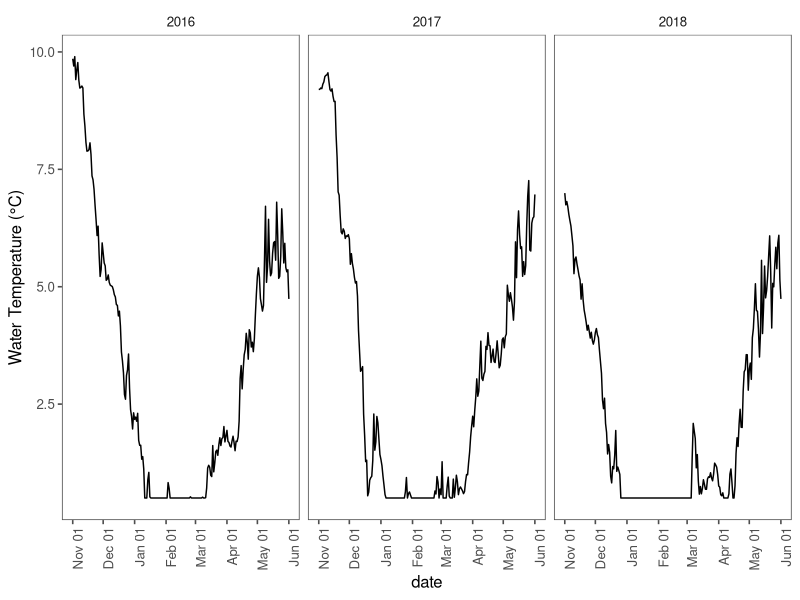

R code for this plot: (Note: this script raises an error after producing the figure.)
#### CLEAR THE ENVIRONMENT FIRST ---------------------------------------------

rm(list = ls(all.names = TRUE))


#### LOAD PACKAGES -----------------------------------------------------------

library(ggplot2)
library(lubridate)
library(ggthemes)
library(dplyr)
library(readxl)
library(gridExtra)
library(grid)
library(cowplot)


#### LOAD TEMPERATURE DATA -----------------------------------------------------------------------

temp.1 <- read_excel("data/lake-superior-apostle-islands/lake-superior-apostle-islands-temperature.xlsx", sheet = "2016")
temp.2 <- read_excel("data/lake-superior-apostle-islands/lake-superior-apostle-islands-temperature.xlsx", sheet = "2017")
temp.3 <- read_excel("data/lake-superior-apostle-islands/lake-superior-apostle-islands-temperature.xlsx", sheet = "2018")

temp.all <- bind_rows(temp.1, temp.2, temp.3) %>% 
  mutate(yday = yday(date))
rm(temp.1, temp.2, temp.3)

## 
ggplot(temp.all, aes(x = date, y = temp.c)) + 
  geom_line() + theme_few() + 
  ylab('Water Temperature (°C)') + 
  scale_x_datetime(date_breaks = "1 month", date_labels =  "%b %d") + 
  theme(axis.text.x = element_text(angle = 90, hjust = 1))  + 
  facet_wrap(~year, scales = "free_x")


#### CALCULATE MEAN SPAWNING DATE ----------------------------------------------------------------

mu.spawn <- read_excel("data/lake-superior-apostle-islands/lake-superior-apostle-islands-spawning.xlsx", sheet = "lake-superior-apostle-spawning") %>% 
  group_by(year) %>% 
  summarize(mu.spawn.date = as.Date(weighted.mean(date, prop.ripe), format = "%Y-%m-%d")) %>% 
  mutate(mu.spawn.yday = yday(mu.spawn.date))


#### CALCULATE MEAN HATCHING DATE ----------------------------------------------------------------

mu.hatch <- read_excel("data/lake-superior-apostle-islands/lake-superior-apostle-islands-hatching.xlsx", sheet = "lake-superior-apostle-hatching") %>% 
  select(year, mu.hatch.date = mean.date) %>% 
  mutate(mu.hatch.yday = yday(mu.hatch.date))


## Filter temp profiles by start and end dates
temp.spawn <- temp.all %>% left_join(mu.spawn) %>%
  group_by(year) %>% 
  filter(yday >= mu.spawn.yday) %>% 
  select(-mu.spawn.yday, -mu.spawn.date)
temp.hatch <- temp.all %>% left_join(mu.hatch) %>% 
  group_by(year) %>% 
  filter(yday <= mu.hatch.yday) %>% 
  select(-mu.hatch.yday, -mu.hatch.date)
temp.inc <- bind_rows(temp.spawn, temp.hatch) %>% arrange(date)

## Find ADD at hatch
temp.ADD <- temp.inc %>% group_by(year) %>% 
  mutate(ADD = cumsum(temp.c)) %>% 
  filter(ADD == max(ADD)) %>% 
  select(date, year, temp.c, ADD)


#### XXXXXXXXX -----------------------
## Polynomial: y = a + bx + cx^2
## Semilog: log10(y) = log10(a) + log10(b)x + log10(c)x^2
## Antilog: 10^(log(y))

## Colby and Brooke
model.CB <- read_excel("data/model-structural-parameters.xlsx", sheet = "coefs") %>% 
  filter(lake == "Pickeral Lake")

## Take antilog from daily semilog output, accumulate across days
model.CB.perc <- temp.all %>% left_join(mu.spawn) %>% 
  group_by(year) %>% 
  filter(date >= mu.spawn.date) %>% 
  mutate(perc.day = (10^(model.CB$a + model.CB$b * temp.c + model.CB$c * temp.c^2))*100,
         perc.cum = cumsum(perc.day)) %>% 
  filter(perc.cum <= 100) %>%
  mutate(ADD = cumsum(temp.c))

model.CB.perc.max <- model.CB.perc %>% group_by(year) %>% 
  filter(perc.cum == max(perc.cum)) %>% 
  select(date, year, temp.c, ADD) %>% 
  mutate(model = "CB")


## Stewart et al. 2021
model.superior <- read_excel("data/model-structural-parameters.xlsx", sheet = "coefs") %>% 
  filter(lake == "Lake Superior")

## Take antilog from daily semilog output, accumulate across days
model.ST.perc <- temp.all %>% left_join(mu.spawn) %>% 
  group_by(year) %>% 
  filter(date >= mu.spawn.date) %>% 
  mutate(perc.day = (10^(model.ST$a + model.ST$b * temp.c + model.ST$c * temp.c^2))*100,
         perc.cum = cumsum(perc.day),) %>% 
  filter(perc.cum <= 100) %>%
  mutate(ADD = cumsum(temp.c))

model.ST.perc.max <- model.ST.perc %>% group_by(year) %>% 
  filter(perc.cum == max(perc.cum)) %>% 
  select(date, year, temp.c, ADD) %>% 
  mutate(model = "ST")


#### COMBINE ALL MODEL HATCHING ESTIMATES --------------------------------------------------------

model.hatching.all <- temp.ADD %>% 
  mutate(model = "EP") %>% 
  bind_rows(., model.ST.perc.max, model.CB.perc.max) %>% 
  mutate(model = factor(model, ordered = TRUE, levels = c("EP", "ST", "CB")),
         jday = yday(date))


#### VISUALIZATIONS ------------------------------------------------------------------------------

ggplot(temp.all, aes(x = date, y = temp.c)) + 
  geom_line(size = 0.8) +
  geom_vline(data = data.frame(year = unique(temp.all$year), 
                               date = temp.inc %>% group_by(year) %>% slice(1) %>% pull(date)),
             aes(xintercept = date), color = "gray25", linetype = "dashed", show.legend = FALSE) +
  geom_point(data = model.hatching.all, aes(x = as.POSIXct(date), y = temp.c, fill = model, shape = model), size = 3) +
  scale_shape_manual("", values = c(21, 22, 23),
                    labels = c("Observed Hatching  ", "Stewart et al., 2021  ", "Colby & Brooke, 1973")) +
  scale_fill_manual("", values = c("lightsalmon", "cornflowerblue", "forestgreen"),
                    labels = c("Observed Hatching  ", "Stewart et al., 2021  ", "Colby & Brooke, 1973")) +
  scale_x_datetime(date_breaks = "1 month", date_labels =  "%b %d") + 
  labs(y = "Water Temperature (°C)") + 
  theme_few() + 
  theme(axis.text.x = element_text(angle = 45, hjust = 1),
        axis.text = element_text(size = 12),
        axis.title.y = element_text(size = 15),
        axis.title.x = element_blank(),
        legend.position = "top", 
        legend.text = element_text(size = 15),
        strip.text = element_text(size = 12),
        panel.spacing = unit(1, "lines")) + 
  facet_wrap(~year, scales = "free_x")

ggsave("figures/lake-superior-apostle-islands/lake-superior-apostle-islands-model-comparison-temp-alpha85.33.png", height = 6.5, width = 14, dpi = 300)


plot.add <- ggplot(model.hatching.all, aes(x = factor(year), y = ADD, group = model)) +
  geom_point(aes(fill = model, shape = model), size = 3) + 
  scale_shape_manual("", values = c(21, 22, 23),
                     labels = c("Observed Hatching  ", "Stewart et al., 2021  ", "Colby & Brooke, 1973")) +
  scale_fill_manual("", values = c("lightsalmon", "cornflowerblue", "forestgreen"),
                    labels = c("Observed Hatching  ", "Stewart et al., 2021  ", "Colby & Brooke, 1973")) +
  labs(y = "Degree-days") +
  theme_few() + 
  theme(axis.text.x = element_text(angle = 45, hjust = 1),
        axis.text = element_text(size = 12),
        axis.title.y = element_text(size = 15),
        axis.title.x = element_blank(),
        legend.position = "top", 
        legend.text = element_text(size = 15),
        strip.text = element_text(size = 12),
        panel.spacing = unit(1, "lines"))

plot.date <- ggplot(model.hatching.all, aes(x = factor(year), y = jday, group = model)) +
  geom_point(aes(fill = model, shape = model), size = 3) + 
  scale_shape_manual("", values = c(21, 22, 23),
                     labels = c("Observed Hatching  ", "Stewart et al., 2021  ", "Colby & Brooke, 1973")) +
  scale_fill_manual("", values = c("lightsalmon", "cornflowerblue", "forestgreen"),
                    labels = c("Observed Hatching  ", "Stewart et al., 2021  ", "Colby & Brooke, 1973")) +
  labs(y = "Julian Date") +
  theme_few() + 
  theme(axis.text.x = element_text(angle = 45, hjust = 1),
        axis.text = element_text(size = 12),
        axis.title.y = element_text(size = 15),
        axis.title.x = element_blank(),
        legend.position = "top", 
        legend.text = element_text(size = 15),
        strip.text = element_text(size = 12),
        panel.spacing = unit(1, "lines"))

## Combine all figures
plot.all <- grid.arrange(
  arrangeGrob(get_legend(plot.add),
              nrow = 1,
              ncol = 1),
  arrangeGrob(
    arrangeGrob(plot.add + theme(legend.position = "none", axis.title.x = element_blank()),
                nrow = 1),
    arrangeGrob(plot.date + theme(legend.position = "none", axis.title.x = element_blank()), 
                nrow = 1),
    ncol = 2,
    widths = c(1, 1)
  ),
  heights = c(0.05, 1.0)
)

ggsave("figures/lake-superior-apostle-islands/lake-superior-apostle-islands-model-comparison-point-alpha85.33.png", plot = plot.all, width = 8, height = 5, dpi = 300)

